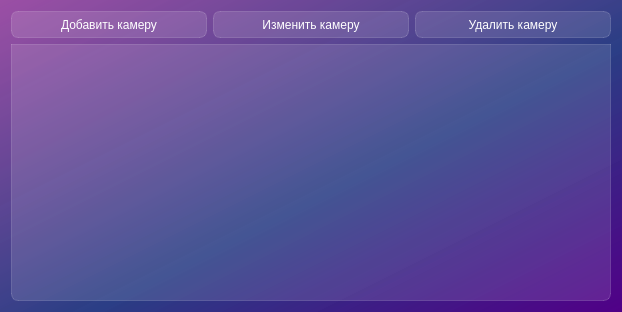
<?xml version="1.0" encoding="UTF-8"?>
<ui version="4.0">
 <class>CamerasWindow</class>
 <widget class="QDialog" name="CamerasWindow">
  <property name="geometry">
   <rect>
    <x>0</x>
    <y>0</y>
    <width>622</width>
    <height>312</height>
   </rect>
  </property>
  <property name="windowTitle">
   <string>Настройки камер</string>
  </property>
  <property name="styleSheet">
   <string notr="true">background-color: qlineargradient(spread:pad, x1:1, y1:1, x2:0, y2:0, stop:0 rgba(81, 0, 135, 255), stop:0.427447 rgba(41, 61, 132, 235), stop:1 rgba(155, 79, 165, 255));
</string>
  </property>
  <layout class="QVBoxLayout" name="verticalLayout">
   <item>
    <layout class="QHBoxLayout" name="horizontalLayout">
     <item>
      <widget class="QPushButton" name="btn_add_camera">
       <property name="styleSheet">
        <string notr="true">QPushButton {
	color: white;
	background-color: rgba(255, 255, 255, 30);
	border: 1px solid rgba(255, 255, 255, 40);
	border-radius: 7px;
	width: 100px;
	height: 25px
}
QPushButton:hover {
	background-color: rgba(255, 255, 255, 40);
}
QPushButton:pressed {
	background-color: rgba(255, 255, 255, 70);
}</string>
       </property>
       <property name="text">
        <string>Добавить камеру</string>
       </property>
      </widget>
     </item>
     <item>
      <widget class="QPushButton" name="btn_edit_camera">
       <property name="styleSheet">
        <string notr="true">QPushButton {
	color: white;
	background-color: rgba(255, 255, 255, 30);
	border: 1px solid rgba(255, 255, 255, 40);
	border-radius: 7px;
	width: 100px;
	height: 25px
}
QPushButton:hover {
	background-color: rgba(255, 255, 255, 40);
}
QPushButton:pressed {
	background-color: rgba(255, 255, 255, 70);
}</string>
       </property>
       <property name="text">
        <string>Изменить камеру</string>
       </property>
      </widget>
     </item>
     <item>
      <widget class="QPushButton" name="btn_delete_camera">
       <property name="styleSheet">
        <string notr="true">QPushButton {
	color: white;
	background-color: rgba(255, 255, 255, 30);
	border: 1px solid rgba(255, 255, 255, 40);
	border-radius: 7px;
	width: 100px;
	height: 25px
}
QPushButton:hover {
	background-color: rgba(255, 255, 255, 40);
}
QPushButton:pressed {
	background-color: rgba(255, 255, 255, 70);
}</string>
       </property>
       <property name="text">
        <string>Удалить камеру</string>
       </property>
      </widget>
     </item>
    </layout>
   </item>
   <item>
    <widget class="QTableView" name="tbl_cameras">
     <property name="styleSheet">
      <string notr="true">QTableView {
	background-color: rgba(255, 255, 255, 30);
	border: 1px solid rgba(255, 255, 255, 40);
	border-bottom-right-radius: 7px;
	border-bottom-left-radius: 7px;
}

QTableView::section{
	background-color: rgb(53, 53, 53);
	color: white;
	border: none;
	height: 50px;
	width: 100px;
	font-size: 14px
}

QTableView::item {
	border-style: none;
	border-bottom: rgba(255, 255, 255, 50);
}

QTableView::item::selected{
	border: none;
	color: rgb(255, 255, 255);
	background-color: rgba(255, 255, 255, 50);
}
</string>
     </property>
     <property name="showGrid">
      <bool>false</bool>
     </property>
    </widget>
   </item>
  </layout>
 </widget>
 <resources/>
 <connections/>
</ui>
